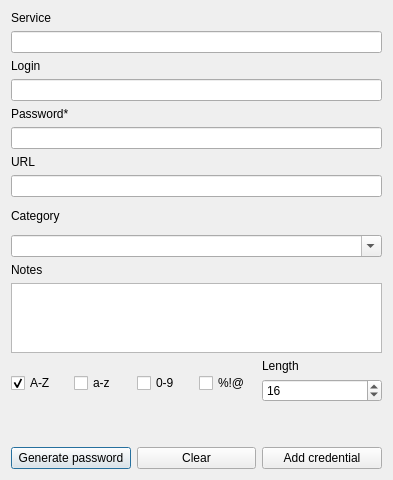
<?xml version="1.0" encoding="UTF-8"?>
<ui version="4.0">
 <class>Dialog</class>
 <widget class="QDialog" name="Dialog">
  <property name="geometry">
   <rect>
    <x>0</x>
    <y>0</y>
    <width>393</width>
    <height>480</height>
   </rect>
  </property>
  <property name="windowTitle">
   <string>Vaultary - password add</string>
  </property>
  <layout class="QGridLayout" name="gridLayout" rowstretch="1,1,1,1,1,1,1,1,1,1" columnstretch="0,0">
   <item row="4" column="0" rowspan="2" colspan="2">
    <layout class="QVBoxLayout" name="verticalLayout_3" stretch="0,0">
     <item>
      <widget class="QLabel" name="category_label">
       <property name="text">
        <string>Category</string>
       </property>
      </widget>
     </item>
     <item>
      <widget class="QComboBox" name="category_comboBox">
       <property name="sizePolicy">
        <sizepolicy hsizetype="Preferred" vsizetype="Fixed">
         <horstretch>0</horstretch>
         <verstretch>0</verstretch>
        </sizepolicy>
       </property>
       <property name="focusPolicy">
        <enum>Qt::ClickFocus</enum>
       </property>
       <property name="editable">
        <bool>true</bool>
       </property>
      </widget>
     </item>
    </layout>
   </item>
   <item row="2" column="0" colspan="2">
    <layout class="QVBoxLayout" name="verticalLayout_2">
     <item>
      <widget class="QLabel" name="password_label">
       <property name="text">
        <string>Password*</string>
       </property>
      </widget>
     </item>
     <item>
      <widget class="QLineEdit" name="password_lineEdit">
       <property name="focusPolicy">
        <enum>Qt::StrongFocus</enum>
       </property>
       <property name="text">
        <string/>
       </property>
      </widget>
     </item>
    </layout>
   </item>
   <item row="1" column="0" colspan="2">
    <layout class="QVBoxLayout" name="verticalLayout" stretch="1,1">
     <item>
      <widget class="QLabel" name="login_label">
       <property name="text">
        <string>Login</string>
       </property>
      </widget>
     </item>
     <item>
      <widget class="QLineEdit" name="login_lineEdit">
       <property name="sizePolicy">
        <sizepolicy hsizetype="Expanding" vsizetype="Fixed">
         <horstretch>0</horstretch>
         <verstretch>0</verstretch>
        </sizepolicy>
       </property>
       <property name="focusPolicy">
        <enum>Qt::StrongFocus</enum>
       </property>
      </widget>
     </item>
    </layout>
   </item>
   <item row="7" column="0" colspan="2">
    <layout class="QGridLayout" name="gridLayout_2" rowstretch="1,0,0" columnstretch="1,1,1,1,1,1">
     <item row="0" column="3" rowspan="3">
      <widget class="QCheckBox" name="special_checkBox">
       <property name="text">
        <string>%!@</string>
       </property>
      </widget>
     </item>
     <item row="0" column="2" rowspan="3">
      <widget class="QCheckBox" name="numbers_checkBox">
       <property name="text">
        <string>0-9</string>
       </property>
      </widget>
     </item>
     <item row="1" column="4" colspan="2">
      <widget class="QSpinBox" name="length_spinBox">
       <property name="focusPolicy">
        <enum>Qt::StrongFocus</enum>
       </property>
       <property name="minimum">
        <number>1</number>
       </property>
       <property name="maximum">
        <number>64</number>
       </property>
       <property name="value">
        <number>16</number>
       </property>
      </widget>
     </item>
     <item row="0" column="0" rowspan="3">
      <widget class="QCheckBox" name="capital_checkBox">
       <property name="enabled">
        <bool>true</bool>
       </property>
       <property name="text">
        <string>A-Z</string>
       </property>
       <property name="checkable">
        <bool>true</bool>
       </property>
       <property name="checked">
        <bool>true</bool>
       </property>
      </widget>
     </item>
     <item row="0" column="4" colspan="2">
      <widget class="QLabel" name="length_label">
       <property name="text">
        <string>Length</string>
       </property>
      </widget>
     </item>
     <item row="0" column="1" rowspan="3">
      <widget class="QCheckBox" name="lowercase_checkBox">
       <property name="text">
        <string>a-z</string>
       </property>
      </widget>
     </item>
    </layout>
   </item>
   <item row="3" column="0" colspan="2">
    <layout class="QVBoxLayout" name="verticalLayout_5">
     <item>
      <widget class="QLabel" name="URL_label">
       <property name="text">
        <string>URL</string>
       </property>
      </widget>
     </item>
     <item>
      <widget class="QLineEdit" name="URL_lineEdit">
       <property name="focusPolicy">
        <enum>Qt::StrongFocus</enum>
       </property>
      </widget>
     </item>
    </layout>
   </item>
   <item row="9" column="0" colspan="2">
    <layout class="QHBoxLayout" name="horizontalLayout">
     <item>
      <widget class="QPushButton" name="generate_pushButton">
       <property name="focusPolicy">
        <enum>Qt::StrongFocus</enum>
       </property>
       <property name="text">
        <string>Generate password</string>
       </property>
      </widget>
     </item>
     <item>
      <widget class="QPushButton" name="clear_pushButton">
       <property name="focusPolicy">
        <enum>Qt::StrongFocus</enum>
       </property>
       <property name="text">
        <string>Clear</string>
       </property>
      </widget>
     </item>
     <item>
      <widget class="QPushButton" name="add_pushButton">
       <property name="focusPolicy">
        <enum>Qt::StrongFocus</enum>
       </property>
       <property name="text">
        <string>Add credential</string>
       </property>
       <property name="shortcut">
        <string>Return</string>
       </property>
      </widget>
     </item>
    </layout>
   </item>
   <item row="0" column="0" colspan="2">
    <layout class="QVBoxLayout" name="verticalLayout_4">
     <item>
      <widget class="QLabel" name="service_label">
       <property name="text">
        <string>Service</string>
       </property>
      </widget>
     </item>
     <item>
      <widget class="QLineEdit" name="service_lineEdit">
       <property name="focusPolicy">
        <enum>Qt::StrongFocus</enum>
       </property>
      </widget>
     </item>
    </layout>
   </item>
   <item row="6" column="0" colspan="2">
    <layout class="QVBoxLayout" name="verticalLayout_6">
     <item>
      <widget class="QLabel" name="notes_label">
       <property name="text">
        <string>Notes</string>
       </property>
      </widget>
     </item>
     <item>
      <widget class="QPlainTextEdit" name="notes_plainTextEdit">
       <property name="focusPolicy">
        <enum>Qt::ClickFocus</enum>
       </property>
      </widget>
     </item>
    </layout>
   </item>
   <item row="8" column="0" colspan="2">
    <layout class="QHBoxLayout" name="horizontalLayout_2">
     <item>
      <widget class="QLabel" name="error_label">
       <property name="text">
        <string/>
       </property>
      </widget>
     </item>
    </layout>
   </item>
  </layout>
 </widget>
 <tabstops>
  <tabstop>service_lineEdit</tabstop>
  <tabstop>login_lineEdit</tabstop>
  <tabstop>password_lineEdit</tabstop>
  <tabstop>URL_lineEdit</tabstop>
  <tabstop>capital_checkBox</tabstop>
  <tabstop>lowercase_checkBox</tabstop>
  <tabstop>numbers_checkBox</tabstop>
  <tabstop>special_checkBox</tabstop>
  <tabstop>length_spinBox</tabstop>
  <tabstop>generate_pushButton</tabstop>
  <tabstop>clear_pushButton</tabstop>
  <tabstop>add_pushButton</tabstop>
 </tabstops>
 <resources/>
 <connections/>
</ui>
